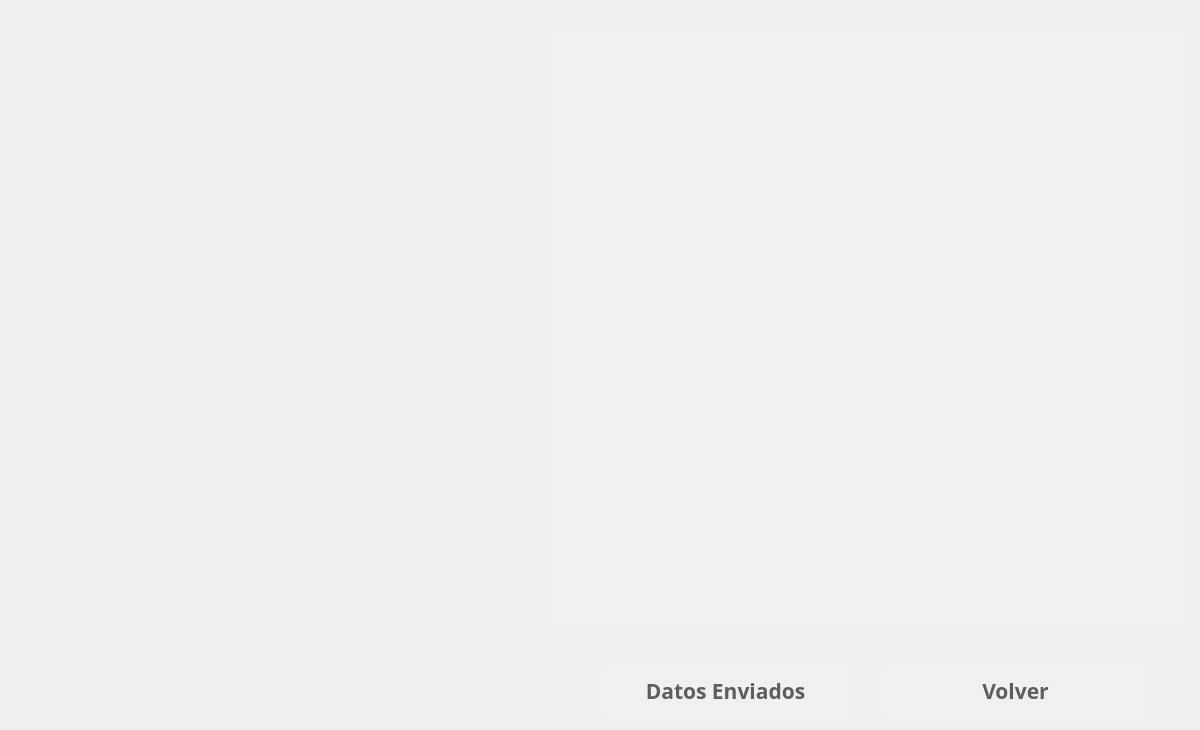
   <widget class="QWidget" name="page_17">
    <widget class="QPushButton" name="bnotodobien">
     <property name="geometry">
      <rect>
       <x>880</x>
       <y>660</y>
       <width>271</width>
       <height>61</height>
      </rect>
     </property>
     <property name="font">
      <font>
       <family>Ubuntu Mono</family>
       <pointsize>16</pointsize>
       <weight>75</weight>
       <italic>false</italic>
       <bold>true</bold>
       <underline>false</underline>
      </font>
     </property>
     <property name="toolTip">
      <string>Ayuda</string>
     </property>
     <property name="whatsThis">
      <string extracomment="help"/>
     </property>
     <property name="styleSheet">
      <string notr="true">background-color:rgb(240, 240, 240);
color:rgb(93, 93, 93);
border-radius:10%</string>
     </property>
     <property name="text">
      <string>Volver</string>
     </property>
     <property name="icon">
      <iconset>
       <normaloff>../iconos/cancel.png</normaloff>../iconos/cancel.png</iconset>
     </property>
     <property name="iconSize">
      <size>
       <width>40</width>
       <height>40</height>
      </size>
     </property>
     <property name="toolTipDuration" stdset="0">
      <number>3</number>
     </property>
    </widget>
    <widget class="QPushButton" name="btodobien">
     <property name="geometry">
      <rect>
       <x>600</x>
       <y>660</y>
       <width>251</width>
       <height>61</height>
      </rect>
     </property>
     <property name="font">
      <font>
       <family>Ubuntu Mono</family>
       <pointsize>16</pointsize>
       <weight>75</weight>
       <italic>false</italic>
       <bold>true</bold>
       <underline>false</underline>
      </font>
     </property>
     <property name="toolTip">
      <string>Ayuda</string>
     </property>
     <property name="whatsThis">
      <string extracomment="help"/>
     </property>
     <property name="styleSheet">
      <string notr="true">background-color:rgb(240, 240, 240);
color:rgb(93, 93, 93);
border-radius:10%</string>
     </property>
     <property name="text">
      <string>Datos Enviados</string>
     </property>
     <property name="icon">
      <iconset>
       <normaloff>../iconos/tick.png</normaloff>../iconos/tick.png</iconset>
     </property>
     <property name="iconSize">
      <size>
       <width>40</width>
       <height>40</height>
      </size>
     </property>
     <property name="toolTipDuration" stdset="0">
      <number>3</number>
     </property>
    </widget>
    <widget class="QPushButton" name="lll">
     <property name="geometry">
      <rect>
       <x>550</x>
       <y>30</y>
       <width>641</width>
       <height>601</height>
      </rect>
     </property>
     <property name="sizePolicy">
      <sizepolicy hsizetype="Minimum" vsizetype="Expanding">
       <horstretch>0</horstretch>
       <verstretch>0</verstretch>
      </sizepolicy>
     </property>
     <property name="font">
      <font>
       <family>Ubuntu Mono</family>
       <pointsize>16</pointsize>
       <weight>75</weight>
       <italic>false</italic>
       <bold>true</bold>
       <underline>false</underline>
      </font>
     </property>
     <property name="toolTip">
      <string>Ayuda</string>
     </property>
     <property name="whatsThis">
      <string extracomment="help"/>
     </property>
     <property name="styleSheet">
      <string notr="true">background-color:rgb(240, 240, 240);
color:rgb(93, 93, 93);
border-radius:10%;
background-image: url(/home/pi/Documents/eum/app/iconos/outputQR2.png); 
background-atachment:fixed;
background-repeat:no-repeat;
background-position:center;
</string>
     </property>
     <property name="text">
      <string/>
     </property>
     <property name="iconSize">
      <size>
       <width>50</width>
       <height>50</height>
      </size>
     </property>
     <property name="toolTipDuration" stdset="0">
      <number>3</number>
     </property>
    </widget>
   </widget>
